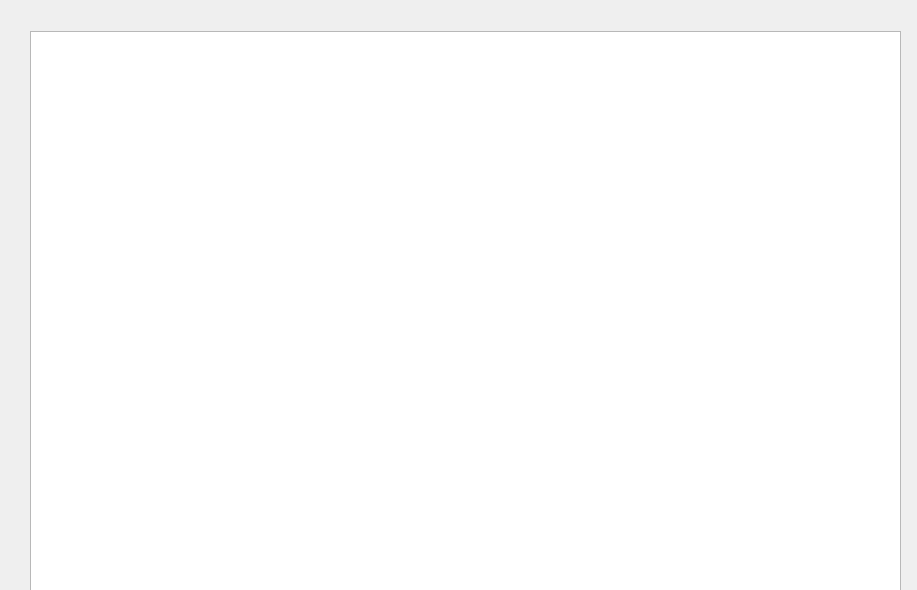
<?xml version="1.0" encoding="UTF-8"?>
<ui version="4.0">
 <class>Dialog</class>
 <widget class="QDialog" name="Dialog">
  <property name="geometry">
   <rect>
    <x>0</x>
    <y>0</y>
    <width>917</width>
    <height>590</height>
   </rect>
  </property>
  <property name="windowTitle">
   <string>Dialog</string>
  </property>
  <widget class="QWidget" name="verticalLayoutWidget">
   <property name="geometry">
    <rect>
     <x>30</x>
     <y>31</y>
     <width>871</width>
     <height>751</height>
    </rect>
   </property>
   <layout class="QVBoxLayout" name="verticalLayout">
    <item>
     <widget class="QTextEdit" name="textEdit">
      <property name="minimumSize">
       <size>
        <width>200</width>
        <height>200</height>
       </size>
      </property>
      <property name="html">
       <string>&lt;!DOCTYPE HTML PUBLIC &quot;-//W3C//DTD HTML 4.0//EN&quot; &quot;http://www.w3.org/TR/REC-html40/strict.dtd&quot;&gt;
&lt;html&gt;&lt;head&gt;&lt;meta name=&quot;qrichtext&quot; content=&quot;1&quot; /&gt;&lt;style type=&quot;text/css&quot;&gt;
p, li { white-space: pre-wrap; }
&lt;/style&gt;&lt;/head&gt;&lt;body style=&quot; font-family:'SimSun'; font-size:9pt; font-weight:400; font-style:normal;&quot;&gt;
&lt;p style=&quot;-qt-paragraph-type:empty; margin-top:0px; margin-bottom:0px; margin-left:0px; margin-right:0px; -qt-block-indent:0; text-indent:0px; font-family:'SimSun';&quot;&gt;&lt;br /&gt;&lt;/p&gt;&lt;/body&gt;&lt;/html&gt;</string>
      </property>
     </widget>
    </item>
   </layout>
  </widget>
 </widget>
 <resources/>
 <connections/>
</ui>
